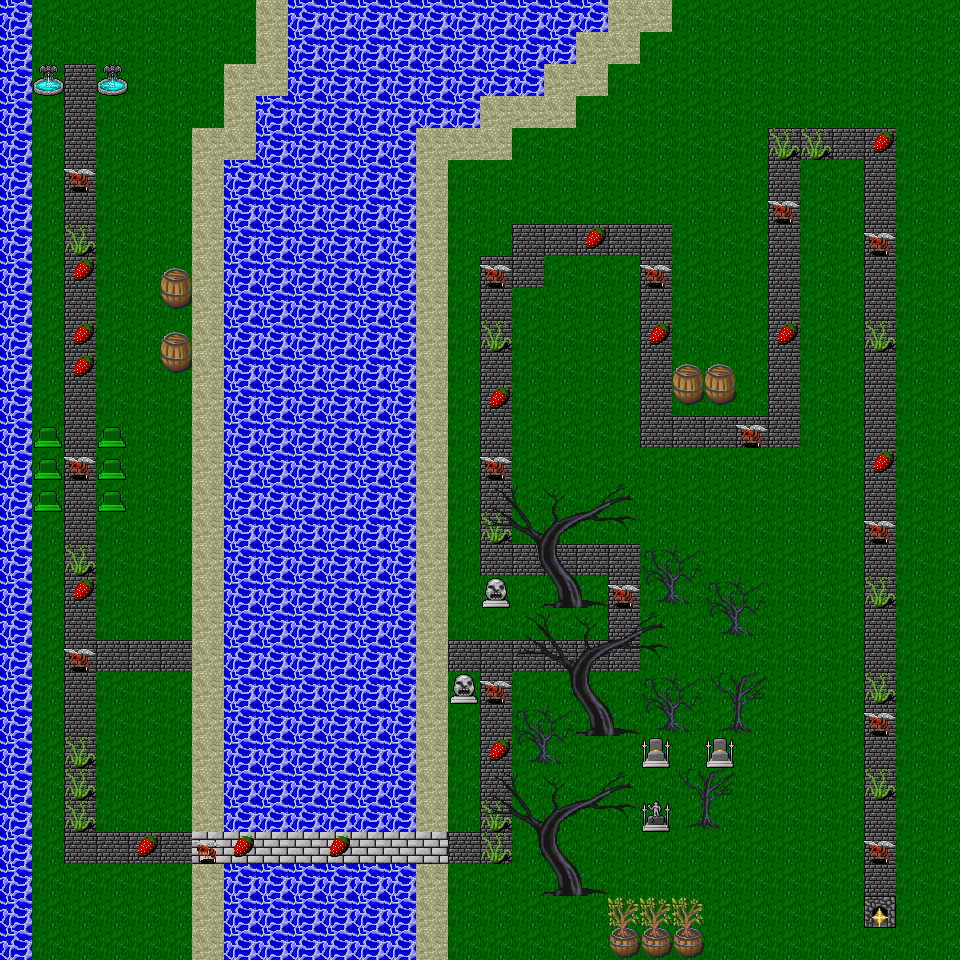

A level layout from a 2D game, rendered from its tile map. Below: a short description, then the map file with tile-grid data replaced by summaries:
An orthogonal 30x30 tile map with 32x32 px tiles, 3 tile layers (Tile Layer 1, Obstacles, Decorations), 4 tilesets.

<map version="1.0" orientation="orthogonal" renderorder="right-down" width="30" height="30" tilewidth="32" tileheight="32" nextobjectid="1">
 <tileset firstgid="1" name="DungeonCrawl_ProjectUtumnoTileset" tilewidth="32" tileheight="32" tilecount="3072">
  <image source="tiles/DungeonCrawl_ProjectUtumnoTileset.png" width="2048" height="1536" />
  <tile id="511">
   <animation>
    <frame tileid="670" duration="100" />
    <frame tileid="671" duration="100" />
    <frame tileid="672" duration="100" />
    <frame tileid="673" duration="100" />
    <frame tileid="674" duration="100" />
    <frame tileid="675" duration="100" />
    <frame tileid="676" duration="100" />
    <frame tileid="677" duration="100" />
   </animation>
  </tile>
 </tileset>
 <tileset firstgid="3073" name="hyptosis_tile-art-batch-1" tilewidth="32" tileheight="32" tilecount="900">
  <image source="tiles/hyptosis_tile-art-batch-1.png" width="960" height="960" />
 </tileset>
 <tileset firstgid="3973" name="hyptosis_til-art-batch-2" tilewidth="32" tileheight="32" tilecount="900">
  <image source="tiles/hyptosis_til-art-batch-2.png" width="960" height="960" />
 </tileset>
 <tileset firstgid="4873" name="lpc leaf recolors" tilewidth="32" tileheight="32" tilecount="20">
  <image source="tiles/lpc leaf recolors.png" width="128" height="160" />
  <tile id="12">
   <animation>
    <frame tileid="8" duration="100" />
    <frame tileid="9" duration="100" />
    <frame tileid="10" duration="100" />
    <frame tileid="11" duration="100" />
   </animation>
  </tile>
 </tileset>
 <layer name="Tile Layer 1" width="30" height="30">
  <data>[900 cells, 900 non-empty, 7 distinct tile ids]</data>
 </layer>
 <layer name="Obstacles" width="30" height="30">
  <data>[900 cells, 44 non-empty, 3 distinct tile ids]</data>
 </layer>
 <layer name="Decorations" width="30" height="30">
  <data>[900 cells, 109 non-empty, 39 distinct tile ids]</data>
 </layer>
</map>
